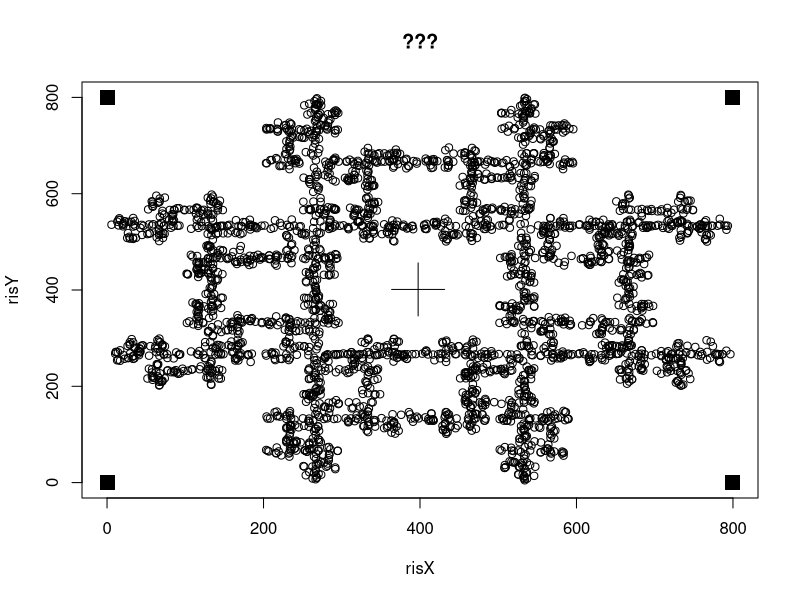

Reproduce this figure in R.
# Title     : TODO
# Objective : TODO
# Created by: Maur
# Created on: 15/10/2020

Serp <- function (A,B,C,name="Serpinsky Triange",points = 1000,result = FALSE){
 #es
 # A <- c(0,0)
 # B <- c(300,0)
 # C <- c(150,300)

  P <- sample(min(A[1],B[1],C[1]):max(A[2],B[2],C[2]),2,TRUE)

  nex <- 1:3

  risX <- P[1]
  risY <- P[2]

  for (i in 0:points)
  {
    n <- sample(nex, 1)
    ifelse(n == 1,{P[1] <- (A[1]+P[1])/2;P[2] <- (A[2]+P[2])/2 },
           ifelse(n == 2,{P[1] <- (B[1]+P[1])/2;P[2] <- (B[2]+P[2])/2 },
                  {P[1] <- (C[1]+P[1])/2;P[2] <- (C[2]+P[2])/2 }))
    risX<-append(risX,P[1])
    risY<-append(risY,P[2])

  }


  plot(risX,risY,main = name,xlim = c(0,max(A[1],B[1],C[1])),ylim = c(0,max(A[2],B[2],C[2])))
  points(A[1],A[2],pch=15,cex = 2)
  points(B[1],B[2],pch=15,cex = 2)
  points(C[1],C[2],pch=15,cex = 2)
  points(mean(risX),mean(risY),pch=3,cex=5)
  if(result)
  {return(data.frame(X = risX,Y=risY))}
}

pn2 <- function(A,B,C,D,E,name="???",points=3000,result = FALSE) {
  #pentagono, non lo stesso 2 volte
  P <- sample(min(A[1],B[1],C[1],D[1],E[1]):max(A[2],B[2],C[2],D[2],E[2]),2,TRUE)
  nex <- 1:5
  risX <- P[1]
  risY <- P[2]

  prev <- 0

  for (i in 0:points)
  {
    n <- sample(nex, 1)
    while(n == prev)
    {
      n <- sample(nex, 1)
    }
    prev <- n
    ifelse(n == 1,{P[1] <- (A[1]+P[1])/2;P[2] <- (A[2]+P[2])/2 },
           ifelse(n == 2,{P[1] <- (B[1]+P[1])/2;P[2] <- (B[2]+P[2])/2 },
                  ifelse(n == 3,{P[1] <- (C[1]+P[1])/2;P[2] <- (C[2]+P[2])/2 },
                         ifelse(4 == 2,{P[1] <- (D[1]+P[1])/2;P[2] <- (D[2]+P[2])/2 },
                  {P[1] <- (E[1]+P[1])/2;P[2] <- (E[2]+P[2])/2 }))))
    risX<-append(risX,P[1])
    risY<-append(risY,P[2])


  }

  plot(risX,risY,main = name,xlim = c(0,max(A[1],B[1],C[1],D[1],E[1])),ylim = c(0,max(A[2],B[2],C[2],D[2],E[2])))
  points(A[1],A[2],pch=15,cex = 2)
  points(B[1],B[2],pch=15,cex = 2)
  points(C[1],C[2],pch=15,cex = 2)
  points(D[1],D[2],pch=15,cex = 2)
  points(E[1],E[2],pch=15,cex = 2)
  points(mean(risX),mean(risY),pch=3,cex=5)

  if(result)
  {return(data.frame(X = risX,Y=risY))}

  }

q2 <- function(A,B,C,D,name="???",points=3000,result = FALSE) {
  #pentagono, non lo stesso 2 volte
  P <- sample(min(A[1],B[1],C[1],D[1]):max(A[2],B[2],C[2],D[2]),2,TRUE)
  nex <- 1:4
  risX <- P[1]
  risY <- P[2]

  prev <- 0

  for (i in 0:points)
  {
    n <- sample(nex, 1)
    while(n == prev)
    {
      n <- sample(nex, 1)
    }
    prev <- n
    ifelse(n == 1,{P[1] <- (A[1]+P[1])/2;P[2] <- (A[2]+P[2])/2 },
           ifelse(n == 2,{P[1] <- (B[1]+P[1])/2;P[2] <- (B[2]+P[2])/2 },
                  ifelse(n == 3,{P[1] <- (C[1]+P[1])/2;P[2] <- (C[2]+P[2])/2 },
                         {P[1] <- (D[1]+P[1])/2;P[2] <- (D[2]+P[2])/2 })))
    risX<-append(risX,P[1])
    risY<-append(risY,P[2])


  }

  plot(risX,risY,main = name,xlim = c(0,max(A[1],B[1],C[1],D[1])),ylim = c(0,max(A[2],B[2],C[2],D[2])))
  points(A[1],A[2],pch=15,cex = 2)
  points(B[1],B[2],pch=15,cex = 2)
  points(C[1],C[2],pch=15,cex = 2)
  points(D[1],D[2],pch=15,cex = 2)
  points(mean(risX),mean(risY),pch=3,cex=5)

  if(result)
    {return(data.frame(X = risX,Y=risY))}

}

arrow <- function(A,B,C,D,E,name="Arrow",points=3000,result = FALSE) {
  #pentagono, non a distanza di 1 dai 2 precedenti
  P <- sample(min(A[1],B[1],C[1],D[1],E[1]):max(A[2],B[2],C[2],D[2],E[2]),2,TRUE)
  nex <- 1:5
  risX <- P[1]
  risY <- P[2]

  prev1 <- 0
  prev2 <- 0

  time <- FALSE

  for (i in 0:points)
  {
    n <- sample(nex, 1)
    while(abs(n - prev1) == 1 | abs(n - prev1) == 4| abs(n - prev2) == 1 | abs(n - prev2) == 4 )
    {
      n <- sample(nex, 1)
    }
    if(time)
    {prev1 <- n} else {
      prev2 <- n
    }
    time <- !time
    ifelse(n == 1,{P[1] <- (A[1]+P[1])/2;P[2] <- (A[2]+P[2])/2 },
           ifelse(n == 2,{P[1] <- (B[1]+P[1])/2;P[2] <- (B[2]+P[2])/2 },
                  ifelse(n == 3,{P[1] <- (C[1]+P[1])/2;P[2] <- (C[2]+P[2])/2 },
                         ifelse(4 == 2,{P[1] <- (D[1]+P[1])/2;P[2] <- (D[2]+P[2])/2 },
                                {P[1] <- (E[1]+P[1])/2;P[2] <- (E[2]+P[2])/2 }))))
    risX<-append(risX,P[1])
    risY<-append(risY,P[2])


  }

  plot(risX,risY,main = name,xlim = c(0,max(A[1],B[1],C[1],D[1],E[1])),ylim = c(0,max(A[2],B[2],C[2],D[2],E[2])))
  points(A[1],A[2],pch=15,cex = 2)
  points(B[1],B[2],pch=15,cex = 2)
  points(C[1],C[2],pch=15,cex = 2)
  points(D[1],D[2],pch=15,cex = 2)
  points(E[1],E[2],pch=15,cex = 2)
  points(mean(risX),mean(risY),pch=3,cex=5)

  if(result)
  {return(data.frame(X = risX,Y=risY))}

}

ps <- function(A,B,C,D,E,name="Arrow",points=3000,result = FALSE) {
  #pentagono, non a distanza di 1
  P <- sample(min(A[1],B[1],C[1],D[1],E[1]):max(A[2],B[2],C[2],D[2],E[2]),2,TRUE)
  nex <- 1:5
  risX <- P[1]
  risY <- P[2]

  prev <- 0

  for (i in 0:points)
  {
    n <- sample(nex, 1)
    while(abs(n - prev) == 1 )
    {
      n <- sample(nex, 1)
    }

    prev <- n

    ifelse(n == 1,{P[1] <- (A[1]+P[1])/2;P[2] <- (A[2]+P[2])/2 },
           ifelse(n == 2,{P[1] <- (B[1]+P[1])/2;P[2] <- (B[2]+P[2])/2 },
                  ifelse(n == 3,{P[1] <- (C[1]+P[1])/2;P[2] <- (C[2]+P[2])/2 },
                         ifelse(4 == 2,{P[1] <- (D[1]+P[1])/2;P[2] <- (D[2]+P[2])/2 },
                                {P[1] <- (E[1]+P[1])/2;P[2] <- (E[2]+P[2])/2 }))))
    risX<-append(risX,P[1])
    risY<-append(risY,P[2])


  }

  plot(risX,risY,main = name,xlim = c(0,max(A[1],B[1],C[1],D[1],E[1])),ylim = c(0,max(A[2],B[2],C[2],D[2],E[2])))
  points(A[1],A[2],pch=15,cex = 2)
  points(B[1],B[2],pch=15,cex = 2)
  points(C[1],C[2],pch=15,cex = 2)
  points(D[1],D[2],pch=15,cex = 2)
  points(E[1],E[2],pch=15,cex = 2)
  points(mean(risX),mean(risY),pch=3,cex=5)

  if(result)
  {return(data.frame(X = risX,Y=risY))}

}


#Serp(c(0,0),c(300,0),c(150,300))
#pn2(c(400,0),c(0,300),c(180,660),c(620,660),c(800,300))
#arrow(c(400,0),c(0,300),c(180,660),c(620,660),c(800,300))
#ps(c(400,0),c(0,300),c(180,660),c(620,660),c(800,300))
q2(c(0,0),c(800,0),c(800,800),c(0,800))